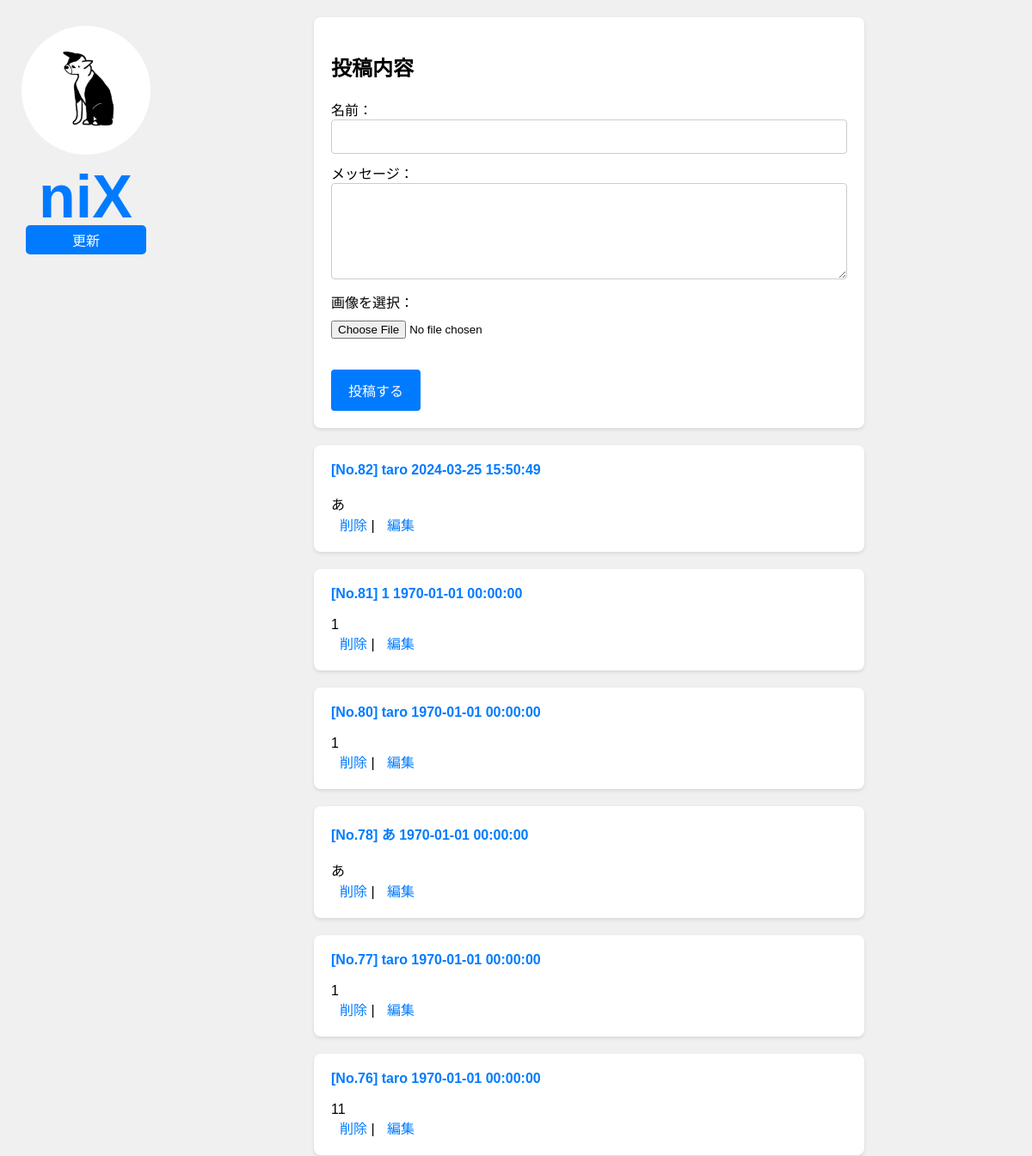
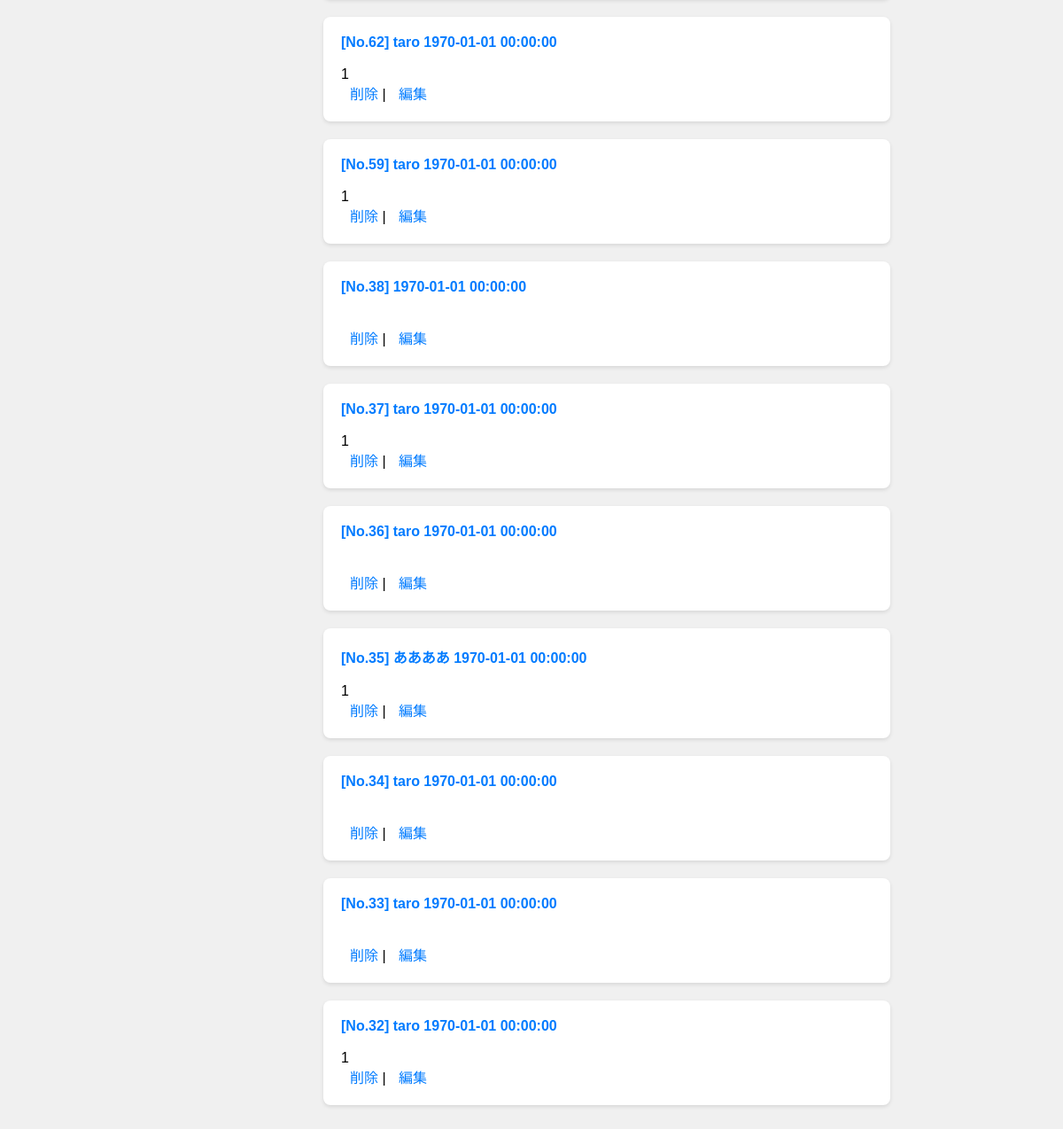
The page / on the database its author committed (2 pictures, top to bottom).
### tables this page shows
CREATE TABLE `messages` (
  `no` int(11) NOT NULL,
  `name` varchar(255) DEFAULT NULL,
  `message` text DEFAULT NULL,
  `created` datetime DEFAULT current_timestamp(),
  `deleted` tinyint(1) DEFAULT 0,
  `image` varchar(255) DEFAULT NULL
);

### index.php (the view, shortened to what this page needs)
<!DOCTYPE html>
<html lang="ja">
<head>
<link rel="stylesheet" href="css/index.css">
</head>
<body>
<div id="sidebar">
  <img id="logo" src="image/logo.png" alt="ロゴ">
  <span id="niX">niX</span>
  <a id="updateBtn" href="index.php">更新</a>
</div>
<div id="content">
  <form action="regist.php" method="post" enctype="multipart/form-data" onsubmit="showAlert('送信しました！')">
    <h2>投稿内容</h2>
    <label for="name">名前：</label><br />
    <input type="text" id="name" name="name" size="30" value="" required /><br />
    <label for="message">メッセージ：</label><br />
    <textarea id="message" name="message" cols="30" rows="5" required></textarea><br />
    <label for="image">画像を選択：</label><br />
    <input type="file" id="image" name="image" accept="image/*" onchange="handleFileSelect(event)"><br />
    <img id="preview" src="" style="display:none; max-width: 300px;"><br>
    <br />
    <input type="submit" value="投稿する" />
  </form>
  <?php
  try {
      $pdo = new PDO('mysql:host=127.0.0.1;dbname=phpdb;charset=utf8', 'root', '');
      $pdo->setAttribute(PDO::ATTR_ERRMODE, PDO::ERRMODE_EXCEPTION);
  } catch (PDOException $e) {
      exit('データベースに接続できませんでした。');
  }
try {
  $stmt = $pdo->prepare('SELECT * FROM messages WHERE deleted = FALSE ORDER BY no DESC LIMIT 15');
  $stmt->execute();
while ($data = $stmt->fetch(PDO::FETCH_ASSOC)) {
  echo "<p>\n";
  echo '<strong>[No.' . $data['no'] . '] ' . htmlspecialchars($data['name'], ENT_QUOTES) . ' ' . date('Y-m-d H:i:s', strtotime($data['created'])) . "</strong><br />\n";
  echo "<br />\n";
  echo nl2br(htmlspecialchars($data['message'], ENT_QUOTES));
  echo "<br />\n";
  echo '<a href="delete.php?no=' . $data['no'] . '">削除</a> | ';
  echo '<a href="edit.php?no=' . $data['no'] . '">編集</a>';
  echo "</p>\n";
}
} catch (PDOException $e) {
  exit('データの取得中にエラーが発生しました。');
}
  ?>
</div>
</body>
</html>

### CSS/index.css (style rules this page uses)
body { font-family: Arial, sans-serif; background-color: #f0f0f0; margin: 0; padding: 20px; }
form { background-color: #fff; padding: 20px; border-radius: 8px; box-shadow: 0 2px 4px rgba(0, 0, 0, 0.1); max-width: 600px; margin: 0 auto; }
input[type="text"], textarea { width: 100%; padding: 10px; margin-bottom: 10px; border: 1px solid #ccc; border-radius: 4px; box-sizing: border-box; font-size: 16px; }
input[type="file"] { margin-top: 10px; }
input[type="submit"] { background-color: #007bff; color: #fff; border: none; padding: 12px 20px; border-radius: 4px; cursor: pointer; font-size: 16px; }
p { background-color: #fff; padding: 20px; border-radius: 8px; box-shadow: 0 2px 4px rgba(0, 0, 0, 0.1); margin-top: 20px; max-width: 600px; margin-left: auto; margin-right: auto; }
strong { color: #007bff; }
img { max-width: 100%; border-radius: 4px; margin-top: 10px; }
a { color: #007bff; text-decoration: none; margin-left: 10px; }

### index.php (style rules this page uses)
#sidebar { float: left; max-width: 150px; width: 20%; min-width: 150px; height: 100%; background-color: #f0f0f0; padding: 70px; position: relative; }
#logo { margin-bottom: 20px; margin-left: 5px; max-width: 150px; border-radius: 100px; }
#niX { position: absolute; top: 50%; left: 240px; transform: translateY(-50%); font-size: 70px; font-weight: bold; color: #007bff; }
#updateBtn { display: block; width: 100%; padding: 10px; background-color: #007bff; color: #fff; border: none; border-radius: 5px; cursor: pointer; text-align: center; text-decoration: none; position: absolute; top: 80%; left: 50px; transform: translateY(-50%); }
@media screen and (max-width: 1430px) { #sidebar { width: 150px; position: fixed; top: 0; left: 0; width: 100%; height: auto; padding: 20px; background-color: #f0f0f0; z-index: 1000; } }
@media screen and (max-width: 1430px) { #logo { max-width: 100%; margin-bottom: 5px; } }
@media screen and (max-width: 1430px) { #niX { position: static; font-size: 70px; margin-bottom: 15px; margin-left: 25px; } }
@media screen and (max-width: 1430px) { #updateBtn { position: static; display: block; width: auto; padding: 5px 10px; font-size: 16px; margin-top: 10px; text-align: center; } }
@media screen and (max-width: 1430px) { #content { margin-left: 170px; } }

### rows shown on the page
messages: no "82", name "taro", created "2024-03-25 15:50:49", message "あ"
messages: no "81", name "1", created "1970-01-01 00:00:00", message "1"
messages: no "80", name "taro", created "1970-01-01 00:00:00", message "1"
messages: no "78", name "あ", created "1970-01-01 00:00:00", message "あ"
messages: no "77", name "taro", created "1970-01-01 00:00:00", message "1"
messages: no "76", name "taro", created "1970-01-01 00:00:00", message "11"
messages: no "62", name "taro", created "1970-01-01 00:00:00", message "1"
messages: no "59", name "taro", created "1970-01-01 00:00:00", message "1"
messages: no "38", created "1970-01-01 00:00:00"
messages: no "37", name "taro", created "1970-01-01 00:00:00", message "1"
messages: no "36", name "taro", created "1970-01-01 00:00:00"
messages: no "35", name "ああああ", created "1970-01-01 00:00:00", message "1"
messages: no "34", name "taro", created "1970-01-01 00:00:00"
messages: no "33", name "taro", created "1970-01-01 00:00:00"
messages: no "32", name "taro", created "1970-01-01 00:00:00", message "1"
